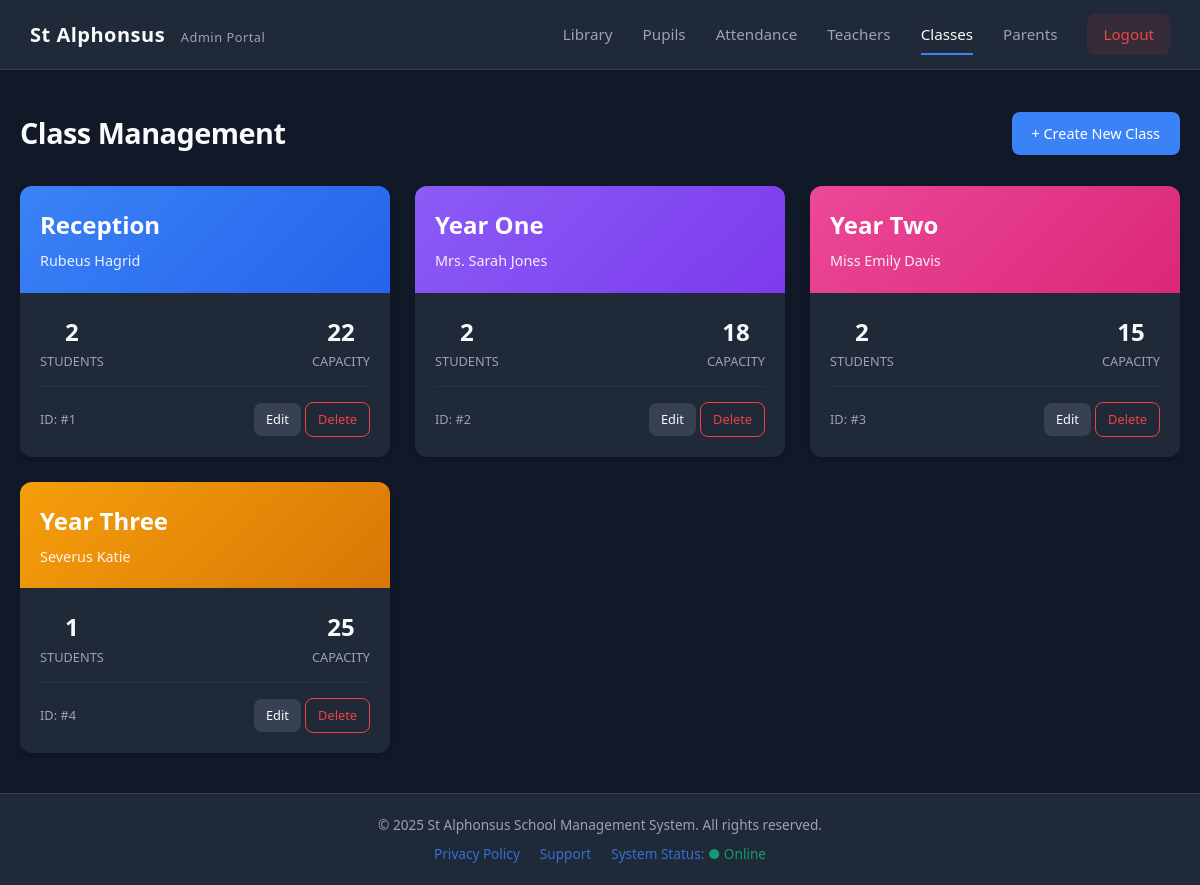
Screenshot of /classess/classes.php (signed in) with the database file from the repository.
### tables this page shows
CREATE TABLE `classes` (
  `class_id` int(11) NOT NULL,
  `teacher_id` int(11) DEFAULT NULL,
  `class_name` varchar(100) NOT NULL,
  `capacity` int(11) DEFAULT NULL
);

CREATE TABLE `teachers` (
  `teacher_id` int(11) NOT NULL,
  `full_name` varchar(255) NOT NULL,
  `address` varchar(255) DEFAULT NULL,
  `phone` varchar(20) DEFAULT NULL,
  `annual_salary` decimal(10,2) DEFAULT NULL,
  `background_check` tinyint(1) DEFAULT NULL,
  `user_id` int(11) DEFAULT NULL
);

### classess/classes.php (the view, shortened to what this page needs)
<?php
include '../db.php';
$sql = "SELECT Classes.*, Teachers.full_name,
        (SELECT COUNT(*) FROM Pupils WHERE Pupils.class_id = Classes.class_id) as student_count
        FROM Classes
        LEFT JOIN Teachers ON Classes.teacher_id = Teachers.teacher_id";
$stmt = $pdo->query($sql);
$classes = $stmt->fetchAll();
?>
<!DOCTYPE html>
<html lang="en">
<head>
    <link rel="stylesheet" href="../style.css">
</head>
<body>
    <?php include '../nav.php'; ?>
    <div class="container">
        <div class="page-header">
            <h1>Class Management</h1>
            <a href="add_class.php" class="btn btn-primary">+ Create New Class</a>
        </div>
        <div class="classes-grid">
            <?php
                $gradients = ['gradient-blue', 'gradient-purple', 'gradient-pink', 'gradient-orange'];
                $i = 0;
            ?>
            <?php foreach ($classes as $class): ?>
                <div class="class-card">
                    <div class="card-header <?= $gradients[$i % 4] ?>">
                        <div class="class-title"><?= htmlspecialchars($class['class_name']) ?></div>
                        <div class="teacher-name"><?= htmlspecialchars($class['full_name'] ?? 'No Teacher Assigned') ?></div>
                    </div>
                    <div class="card-body">
                        <div class="stat-row">
                            <div class="stat-item">
                                <div class="stat-number"><?= $class['student_count'] ?></div>
                                <div class="stat-label">Students</div>
                            </div>
                            <div class="stat-item">
                                <div class="stat-number"><?= htmlspecialchars($class['capacity']) ?></div>
                                <div class="stat-label">Capacity</div>
                            </div>
                        </div>
                        <div class="card-actions">
                            <span style="font-size: 0.8rem; color: var(--text-muted);">
                                ID: #<?= $class['class_id'] ?>
                            </span>
                            <div>
                                <a href="edit_class.php?id=<?= $class['class_id'] ?>" class="btn btn-sm" style="background: #374151;">Edit</a>
                                <a href="delete_class.php?id=<?= $class['class_id'] ?>"
                                   class="btn btn-sm"
                                   style="background: transparent; color: var(--danger); border: 1px solid var(--danger);"
                                   onclick="return confirm('Delete this class?');">Delete</a>
                            </div>
                        </div>
                    </div>
                </div>
                <?php $i++;  ?>
            <?php endforeach; ?>
        </div>
    </div>
             <?php include '../footer.php'; ?>
</body>
</html>

### Style.css (style rules this page uses)
:root { --bg-body: #111827; --bg-card: #1f2937; --bg-input: #374151; --text-main: #f9fafb; --text-muted: #9ca3af; --primary: #3b82f6; --primary-hover: #2563eb; --danger: #ef4444; --success: #10b981; --warning: #f59e0b; --radius: 8px; --border: 1px solid #374151; }
* { margin: 0; padding: 0; box-sizing: border-box; }
body { font-family: 'Segoe UI', Inter, system-ui, sans-serif; background-color: var(--bg-body); color: var(--text-main); line-height: 1.6; -webkit-font-smoothing: antialiased; display: flex; flex-direction: column; min-height: 100vh; }
a { text-decoration: none; color: inherit; transition: 0.2s; }
.container { max-width: 1200px; margin: 0 auto; padding: 40px 20px; width: 100%; flex: 1; }
.page-header { display: flex; justify-content: space-between; align-items: center; margin-bottom: 30px; }
h1 { font-size: 1.8rem; font-weight: 600; letter-spacing: -0.5px; color: var(--text-main); }
.btn { display: inline-flex; align-items: center; justify-content: center; padding: 10px 20px; border-radius: var(--radius); font-weight: 500; font-size: 0.9rem; cursor: pointer; border: none; transition: all 0.2s ease; }
.btn-primary { background-color: var(--primary); color: white; }
.btn-sm { padding: 6px 12px; font-size: 0.8rem; }

### classess/classes.php (style rules this page uses)
.classes-grid { display: grid; grid-template-columns: repeat(auto-fill, minmax(350px, 1fr)); gap: 25px; }
.class-card { background-color: var(--bg-card); border-radius: 12px; overflow: hidden; box-shadow: 0 4px 6px rgba(0,0,0,0.1); transition: transform 0.2s; position: relative; }
.card-header { padding: 20px; color: white; }
.gradient-blue { background: linear-gradient(135deg, #3b82f6 0%, #2563eb 100%); }
.gradient-purple { background: linear-gradient(135deg, #8b5cf6 0%, #7c3aed 100%); }
.gradient-pink { background: linear-gradient(135deg, #ec4899 0%, #db2777 100%); }
.gradient-orange { background: linear-gradient(135deg, #f59e0b 0%, #d97706 100%); }
.class-title { font-size: 1.5rem; font-weight: 700; margin-bottom: 5px; }
.teacher-name { font-size: 0.9rem; opacity: 0.9; }
.card-body { padding: 20px; }
.stat-row { display: flex; justify-content: space-between; margin-bottom: 15px; border-bottom: 1px solid rgba(255,255,255,0.05); padding-bottom: 15px; }
.stat-item { text-align: center; }
.stat-number { font-size: 1.5rem; font-weight: bold; color: var(--text-main); }
.stat-label { font-size: 0.8rem; color: var(--text-muted); text-transform: uppercase; }
.card-actions { display: flex; justify-content: space-between; align-items: center; }

### rows the page displays
classes: class_name "Reception", teacher.full_name "Rubeus Hagrid", student_count "2", capacity "22", class_id "1"
classes: class_name "Year One", teacher.full_name "Mrs. Sarah Jones", student_count "2", capacity "18", class_id "2"
classes: class_name "Year Two", teacher.full_name "Miss Emily Davis", student_count "2", capacity "15", class_id "3"
classes: class_name "Year Three", teacher.full_name "Severus Katie", student_count "1", capacity "25", class_id "4"

### other values shown
$role "Admin"
